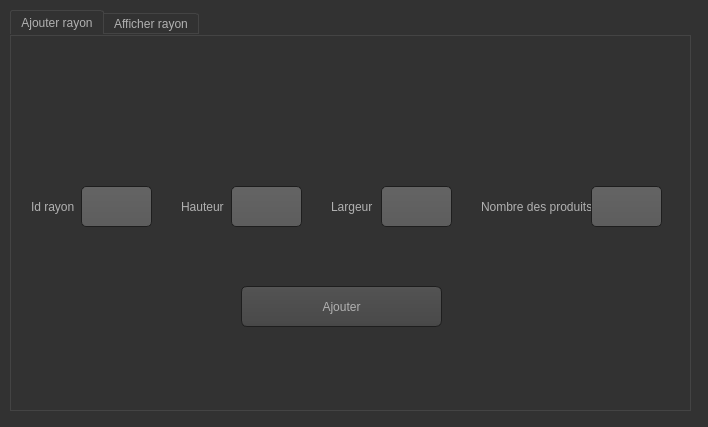
<?xml version="1.0" encoding="UTF-8"?>
<ui version="4.0">
 <class>Rayon</class>
 <widget class="QWidget" name="Rayon">
  <property name="geometry">
   <rect>
    <x>0</x>
    <y>0</y>
    <width>708</width>
    <height>427</height>
   </rect>
  </property>
  <property name="windowTitle">
   <string>Form</string>
  </property>
  <property name="styleSheet">
   <string notr="true">QToolTip
{
     border: 1px solid black;
     background-color: #ffa02f;
     padding: 1px;
     border-radius: 3px;
     opacity: 100;
}

QWidget
{
    color: #b1b1b1;
    background-color: #323232;
}

QWidget:item:hover
{
    background-color: QLinearGradient( x1: 0, y1: 0, x2: 0, y2: 1, stop: 0 #ffa02f, stop: 1 #ca0619);
    color: #000000;
}

QWidget:item:selected
{
    background-color: QLinearGradient( x1: 0, y1: 0, x2: 0, y2: 1, stop: 0 #ffa02f, stop: 1 #d7801a);
}

QMenuBar::item
{
    background: transparent;
}

QMenuBar::item:selected
{
    background: transparent;
    border: 1px solid #ffaa00;
}

QMenuBar::item:pressed
{
    background: #444;
    border: 1px solid #000;
    background-color: QLinearGradient(
        x1:0, y1:0,
        x2:0, y2:1,
        stop:1 #212121,
        stop:0.4 #343434/*,
        stop:0.2 #343434,
        stop:0.1 #ffaa00*/
    );
    margin-bottom:-1px;
    padding-bottom:1px;
}

QMenu
{
    border: 1px solid #000;
}

QMenu::item
{
    padding: 2px 20px 2px 20px;
}

QMenu::item:selected
{
    color: #000000;
}

QWidget:disabled
{
    color: #404040;
    background-color: #323232;
}

QAbstractItemView
{
    background-color: QLinearGradient( x1: 0, y1: 0, x2: 0, y2: 1, stop: 0 #4d4d4d, stop: 0.1 #646464, stop: 1 #5d5d5d);
}

QWidget:focus
{
    /*border: 2px solid QLinearGradient( x1: 0, y1: 0, x2: 0, y2: 1, stop: 0 #ffa02f, stop: 1 #d7801a);*/
}

QLineEdit
{
    background-color: QLinearGradient( x1: 0, y1: 0, x2: 0, y2: 1, stop: 0 #4d4d4d, stop: 0 #646464, stop: 1 #5d5d5d);
    padding: 1px;
    border-style: solid;
    border: 1px solid #1e1e1e;
    border-radius: 5;
}

QPushButton
{
    color: #b1b1b1;
    background-color: QLinearGradient( x1: 0, y1: 0, x2: 0, y2: 1, stop: 0 #565656, stop: 0.1 #525252, stop: 0.5 #4e4e4e, stop: 0.9 #4a4a4a, stop: 1 #464646);
    border-width: 1px;
    border-color: #1e1e1e;
    border-style: solid;
    border-radius: 6;
    padding: 3px;
    font-size: 12px;
    padding-left: 5px;
    padding-right: 5px;
}

QPushButton:pressed
{
    background-color: QLinearGradient( x1: 0, y1: 0, x2: 0, y2: 1, stop: 0 #2d2d2d, stop: 0.1 #2b2b2b, stop: 0.5 #292929, stop: 0.9 #282828, stop: 1 #252525);
}

QComboBox
{
    selection-background-color: #ffaa00;
    background-color: QLinearGradient( x1: 0, y1: 0, x2: 0, y2: 1, stop: 0 #565656, stop: 0.1 #525252, stop: 0.5 #4e4e4e, stop: 0.9 #4a4a4a, stop: 1 #464646);
    border-style: solid;
    border: 1px solid #1e1e1e;
    border-radius: 5;
}

QComboBox:hover,QPushButton:hover
{
    border: 2px solid QLinearGradient( x1: 0, y1: 0, x2: 0, y2: 1, stop: 0 #ffa02f, stop: 1 #d7801a);
}


QComboBox:on
{
    padding-top: 3px;
    padding-left: 4px;
    background-color: QLinearGradient( x1: 0, y1: 0, x2: 0, y2: 1, stop: 0 #2d2d2d, stop: 0.1 #2b2b2b, stop: 0.5 #292929, stop: 0.9 #282828, stop: 1 #252525);
    selection-background-color: #ffaa00;
}

QComboBox QAbstractItemView
{
    border: 2px solid darkgray;
    selection-background-color: QLinearGradient( x1: 0, y1: 0, x2: 0, y2: 1, stop: 0 #ffa02f, stop: 1 #d7801a);
}

QComboBox::drop-down
{
     subcontrol-origin: padding;
     subcontrol-position: top right;
     width: 15px;

     border-left-width: 0px;
     border-left-color: darkgray;
     border-left-style: solid; /* just a single line */
     border-top-right-radius: 3px; /* same radius as the QComboBox */
     border-bottom-right-radius: 3px;
 }

QComboBox::down-arrow
{
     image: url(:/down_arrow.png);
}

QGroupBox:focus
{
border: 2px solid QLinearGradient( x1: 0, y1: 0, x2: 0, y2: 1, stop: 0 #ffa02f, stop: 1 #d7801a);
}

QTextEdit:focus
{
    border: 2px solid QLinearGradient( x1: 0, y1: 0, x2: 0, y2: 1, stop: 0 #ffa02f, stop: 1 #d7801a);
}

QScrollBar:horizontal {
     border: 1px solid #222222;
     background: QLinearGradient( x1: 0, y1: 0, x2: 0, y2: 1, stop: 0.0 #121212, stop: 0.2 #282828, stop: 1 #484848);
     height: 7px;
     margin: 0px 16px 0 16px;
}

QScrollBar::handle:horizontal
{
      background: QLinearGradient( x1: 0, y1: 0, x2: 1, y2: 0, stop: 0 #ffa02f, stop: 0.5 #d7801a, stop: 1 #ffa02f);
      min-height: 20px;
      border-radius: 2px;
}

QScrollBar::add-line:horizontal {
      border: 1px solid #1b1b19;
      border-radius: 2px;
      background: QLinearGradient( x1: 0, y1: 0, x2: 1, y2: 0, stop: 0 #ffa02f, stop: 1 #d7801a);
      width: 14px;
      subcontrol-position: right;
      subcontrol-origin: margin;
}

QScrollBar::sub-line:horizontal {
      border: 1px solid #1b1b19;
      border-radius: 2px;
      background: QLinearGradient( x1: 0, y1: 0, x2: 1, y2: 0, stop: 0 #ffa02f, stop: 1 #d7801a);
      width: 14px;
     subcontrol-position: left;
     subcontrol-origin: margin;
}

QScrollBar::right-arrow:horizontal, QScrollBar::left-arrow:horizontal
{
      border: 1px solid black;
      width: 1px;
      height: 1px;
      background: white;
}

QScrollBar::add-page:horizontal, QScrollBar::sub-page:horizontal
{
      background: none;
}

QScrollBar:vertical
{
      background: QLinearGradient( x1: 0, y1: 0, x2: 1, y2: 0, stop: 0.0 #121212, stop: 0.2 #282828, stop: 1 #484848);
      width: 7px;
      margin: 16px 0 16px 0;
      border: 1px solid #222222;
}

QScrollBar::handle:vertical
{
      background: QLinearGradient( x1: 0, y1: 0, x2: 0, y2: 1, stop: 0 #ffa02f, stop: 0.5 #d7801a, stop: 1 #ffa02f);
      min-height: 20px;
      border-radius: 2px;
}

QScrollBar::add-line:vertical
{
      border: 1px solid #1b1b19;
      border-radius: 2px;
      background: QLinearGradient( x1: 0, y1: 0, x2: 0, y2: 1, stop: 0 #ffa02f, stop: 1 #d7801a);
      height: 14px;
      subcontrol-position: bottom;
      subcontrol-origin: margin;
}

QScrollBar::sub-line:vertical
{
      border: 1px solid #1b1b19;
      border-radius: 2px;
      background: QLinearGradient( x1: 0, y1: 0, x2: 0, y2: 1, stop: 0 #d7801a, stop: 1 #ffa02f);
      height: 14px;
      subcontrol-position: top;
      subcontrol-origin: margin;
}

QScrollBar::up-arrow:vertical, QScrollBar::down-arrow:vertical
{
      border: 1px solid black;
      width: 1px;
      height: 1px;
      background: white;
}


QScrollBar::add-page:vertical, QScrollBar::sub-page:vertical
{
      background: none;
}

QTextEdit
{
    background-color: #242424;
}

QPlainTextEdit
{
    background-color: #242424;
}

QHeaderView::section
{
    background-color: QLinearGradient(x1:0, y1:0, x2:0, y2:1, stop:0 #616161, stop: 0.5 #505050, stop: 0.6 #434343, stop:1 #656565);
    color: white;
    padding-left: 4px;
    border: 1px solid #6c6c6c;
}

QCheckBox:disabled
{
color: #414141;
}

QDockWidget::title
{
    text-align: center;
    spacing: 3px; /* spacing between items in the tool bar */
    background-color: QLinearGradient(x1:0, y1:0, x2:0, y2:1, stop:0 #323232, stop: 0.5 #242424, stop:1 #323232);
}

QDockWidget::close-button, QDockWidget::float-button
{
    text-align: center;
    spacing: 1px; /* spacing between items in the tool bar */
    background-color: QLinearGradient(x1:0, y1:0, x2:0, y2:1, stop:0 #323232, stop: 0.5 #242424, stop:1 #323232);
}

QDockWidget::close-button:hover, QDockWidget::float-button:hover
{
    background: #242424;
}

QDockWidget::close-button:pressed, QDockWidget::float-button:pressed
{
    padding: 1px -1px -1px 1px;
}

QMainWindow::separator
{
    background-color: QLinearGradient(x1:0, y1:0, x2:0, y2:1, stop:0 #161616, stop: 0.5 #151515, stop: 0.6 #212121, stop:1 #343434);
    color: white;
    padding-left: 4px;
    border: 1px solid #4c4c4c;
    spacing: 3px; /* spacing between items in the tool bar */
}

QMainWindow::separator:hover
{

    background-color: QLinearGradient(x1:0, y1:0, x2:0, y2:1, stop:0 #d7801a, stop:0.5 #b56c17 stop:1 #ffa02f);
    color: white;
    padding-left: 4px;
    border: 1px solid #6c6c6c;
    spacing: 3px; /* spacing between items in the tool bar */
}

QToolBar::handle
{
     spacing: 3px; /* spacing between items in the tool bar */
     background: url(:/images/handle.png);
}

QMenu::separator
{
    height: 2px;
    background-color: QLinearGradient(x1:0, y1:0, x2:0, y2:1, stop:0 #161616, stop: 0.5 #151515, stop: 0.6 #212121, stop:1 #343434);
    color: white;
    padding-left: 4px;
    margin-left: 10px;
    margin-right: 5px;
}

QProgressBar
{
    border: 2px solid grey;
    border-radius: 5px;
    text-align: center;
}

QProgressBar::chunk
{
    background-color: #d7801a;
    width: 2.15px;
    margin: 0.5px;
}

QTabBar::tab {
    color: #b1b1b1;
    border: 1px solid #444;
    border-bottom-style: none;
    background-color: #323232;
    padding-left: 10px;
    padding-right: 10px;
    padding-top: 3px;
    padding-bottom: 2px;
    margin-right: -1px;
}

QTabWidget::pane {
    border: 1px solid #444;
    top: 1px;
}

QTabBar::tab:last
{
    margin-right: 0; /* the last selected tab has nothing to overlap with on the right */
    border-top-right-radius: 3px;
}

QTabBar::tab:first:!selected
{
 margin-left: 0px; /* the last selected tab has nothing to overlap with on the right */


    border-top-left-radius: 3px;
}

QTabBar::tab:!selected
{
    color: #b1b1b1;
    border-bottom-style: solid;
    margin-top: 3px;
    background-color: QLinearGradient(x1:0, y1:0, x2:0, y2:1, stop:1 #212121, stop:.4 #343434);
}

QTabBar::tab:selected
{
    border-top-left-radius: 3px;
    border-top-right-radius: 3px;
    margin-bottom: 0px;
}

QTabBar::tab:!selected:hover
{
    /*border-top: 2px solid #ffaa00;
    padding-bottom: 3px;*/
    border-top-left-radius: 3px;
    border-top-right-radius: 3px;
    background-color: QLinearGradient(x1:0, y1:0, x2:0, y2:1, stop:1 #212121, stop:0.4 #343434, stop:0.2 #343434, stop:0.1 #ffaa00);
}

QRadioButton::indicator:checked, QRadioButton::indicator:unchecked{
    color: #b1b1b1;
    background-color: #323232;
    border: 1px solid #b1b1b1;
    border-radius: 6px;
}

QRadioButton::indicator:checked
{
    background-color: qradialgradient(
        cx: 0.5, cy: 0.5,
        fx: 0.5, fy: 0.5,
        radius: 1.0,
        stop: 0.25 #ffaa00,
        stop: 0.3 #323232
    );
}

QCheckBox::indicator{
    color: #b1b1b1;
    background-color: #323232;
    border: 1px solid #b1b1b1;
    width: 9px;
    height: 9px;
}

QRadioButton::indicator
{
    border-radius: 6px;
}

QRadioButton::indicator:hover, QCheckBox::indicator:hover
{
    border: 1px solid #ffaa00;
}

QCheckBox::indicator:checked
{
    image:url(:/images/checkbox.png);
}

QCheckBox::indicator:disabled, QRadioButton::indicator:disabled
{
    border: 1px solid #444;
}</string>
  </property>
  <widget class="QTabWidget" name="tabWidget">
   <property name="geometry">
    <rect>
     <x>10</x>
     <y>10</y>
     <width>681</width>
     <height>401</height>
    </rect>
   </property>
   <property name="currentIndex">
    <number>0</number>
   </property>
   <widget class="QWidget" name="tab_2">
    <attribute name="title">
     <string>Ajouter rayon</string>
    </attribute>
    <widget class="QLabel" name="label_4">
     <property name="geometry">
      <rect>
       <x>20</x>
       <y>160</y>
       <width>61</width>
       <height>21</height>
      </rect>
     </property>
     <property name="text">
      <string>Id rayon</string>
     </property>
    </widget>
    <widget class="QLabel" name="label_5">
     <property name="geometry">
      <rect>
       <x>170</x>
       <y>160</y>
       <width>61</width>
       <height>21</height>
      </rect>
     </property>
     <property name="text">
      <string>Hauteur</string>
     </property>
    </widget>
    <widget class="QLabel" name="label_6">
     <property name="geometry">
      <rect>
       <x>320</x>
       <y>160</y>
       <width>61</width>
       <height>21</height>
      </rect>
     </property>
     <property name="text">
      <string>Largeur</string>
     </property>
    </widget>
    <widget class="QLabel" name="label_7">
     <property name="geometry">
      <rect>
       <x>470</x>
       <y>160</y>
       <width>121</width>
       <height>21</height>
      </rect>
     </property>
     <property name="text">
      <string>Nombre des produits</string>
     </property>
    </widget>
    <widget class="QLineEdit" name="id">
     <property name="geometry">
      <rect>
       <x>70</x>
       <y>150</y>
       <width>71</width>
       <height>41</height>
      </rect>
     </property>
    </widget>
    <widget class="QLineEdit" name="hauteur">
     <property name="geometry">
      <rect>
       <x>220</x>
       <y>150</y>
       <width>71</width>
       <height>41</height>
      </rect>
     </property>
    </widget>
    <widget class="QLineEdit" name="largeur">
     <property name="geometry">
      <rect>
       <x>370</x>
       <y>150</y>
       <width>71</width>
       <height>41</height>
      </rect>
     </property>
    </widget>
    <widget class="QLineEdit" name="nb">
     <property name="geometry">
      <rect>
       <x>580</x>
       <y>150</y>
       <width>71</width>
       <height>41</height>
      </rect>
     </property>
    </widget>
    <widget class="QPushButton" name="ajouter_2">
     <property name="geometry">
      <rect>
       <x>230</x>
       <y>250</y>
       <width>201</width>
       <height>41</height>
      </rect>
     </property>
     <property name="text">
      <string>Ajouter</string>
     </property>
     <property name="flat">
      <bool>true</bool>
     </property>
    </widget>
   </widget>
   <widget class="QWidget" name="ajouter">
    <attribute name="title">
     <string>Afficher rayon</string>
    </attribute>
    <widget class="QTableWidget" name="AfficherR">
     <property name="geometry">
      <rect>
       <x>20</x>
       <y>100</y>
       <width>431</width>
       <height>181</height>
      </rect>
     </property>
     <column>
      <property name="text">
       <string>Idrayon</string>
      </property>
     </column>
     <column>
      <property name="text">
       <string>Hauteur</string>
      </property>
     </column>
     <column>
      <property name="text">
       <string>Largeur</string>
      </property>
     </column>
     <column>
      <property name="text">
       <string>Nbproduit</string>
      </property>
     </column>
    </widget>
    <widget class="QPushButton" name="modifier">
     <property name="geometry">
      <rect>
       <x>20</x>
       <y>310</y>
       <width>141</width>
       <height>51</height>
      </rect>
     </property>
     <property name="text">
      <string>Modifier</string>
     </property>
     <property name="flat">
      <bool>true</bool>
     </property>
    </widget>
    <widget class="QPushButton" name="supprimer">
     <property name="geometry">
      <rect>
       <x>180</x>
       <y>310</y>
       <width>141</width>
       <height>51</height>
      </rect>
     </property>
     <property name="text">
      <string>Supprimer</string>
     </property>
     <property name="flat">
      <bool>true</bool>
     </property>
    </widget>
    <widget class="QPushButton" name="tricroissant">
     <property name="geometry">
      <rect>
       <x>340</x>
       <y>310</y>
       <width>141</width>
       <height>51</height>
      </rect>
     </property>
     <property name="text">
      <string>Tri Croissant</string>
     </property>
     <property name="flat">
      <bool>true</bool>
     </property>
    </widget>
    <widget class="QPushButton" name="tridecroissant">
     <property name="geometry">
      <rect>
       <x>500</x>
       <y>310</y>
       <width>141</width>
       <height>51</height>
      </rect>
     </property>
     <property name="text">
      <string>Tri Decroissant</string>
     </property>
     <property name="flat">
      <bool>true</bool>
     </property>
    </widget>
    <widget class="QLabel" name="label_9">
     <property name="geometry">
      <rect>
       <x>500</x>
       <y>120</y>
       <width>61</width>
       <height>21</height>
      </rect>
     </property>
     <property name="text">
      <string>Id rayon</string>
     </property>
    </widget>
    <widget class="QLabel" name="label_11">
     <property name="geometry">
      <rect>
       <x>500</x>
       <y>160</y>
       <width>61</width>
       <height>21</height>
      </rect>
     </property>
     <property name="text">
      <string>Hauteur</string>
     </property>
    </widget>
    <widget class="QLabel" name="label_12">
     <property name="geometry">
      <rect>
       <x>500</x>
       <y>200</y>
       <width>61</width>
       <height>21</height>
      </rect>
     </property>
     <property name="text">
      <string>Largeur</string>
     </property>
    </widget>
    <widget class="QLabel" name="label_13">
     <property name="geometry">
      <rect>
       <x>500</x>
       <y>240</y>
       <width>121</width>
       <height>21</height>
      </rect>
     </property>
     <property name="text">
      <string>Nombre des produits</string>
     </property>
    </widget>
    <widget class="QLineEdit" name="ecrire">
     <property name="geometry">
      <rect>
       <x>20</x>
       <y>50</y>
       <width>91</width>
       <height>21</height>
      </rect>
     </property>
     <property name="frame">
      <bool>true</bool>
     </property>
    </widget>
    <widget class="QComboBox" name="recherche">
     <property name="geometry">
      <rect>
       <x>130</x>
       <y>40</y>
       <width>101</width>
       <height>41</height>
      </rect>
     </property>
     <item>
      <property name="text">
       <string>IDRAYON</string>
      </property>
     </item>
     <item>
      <property name="text">
       <string>HAUTEUR</string>
      </property>
     </item>
     <item>
      <property name="text">
       <string>LARGEUR</string>
      </property>
     </item>
     <item>
      <property name="text">
       <string>NBPRODUIT</string>
      </property>
     </item>
    </widget>
    <widget class="QPushButton" name="chercher">
     <property name="geometry">
      <rect>
       <x>250</x>
       <y>40</y>
       <width>201</width>
       <height>41</height>
      </rect>
     </property>
     <property name="text">
      <string>Rechercher</string>
     </property>
     <property name="flat">
      <bool>true</bool>
     </property>
    </widget>
    <widget class="QLineEdit" name="id_2">
     <property name="geometry">
      <rect>
       <x>610</x>
       <y>120</y>
       <width>41</width>
       <height>21</height>
      </rect>
     </property>
    </widget>
    <widget class="QLineEdit" name="hauteur_2">
     <property name="geometry">
      <rect>
       <x>610</x>
       <y>160</y>
       <width>41</width>
       <height>21</height>
      </rect>
     </property>
    </widget>
    <widget class="QLineEdit" name="largeur_2">
     <property name="geometry">
      <rect>
       <x>610</x>
       <y>200</y>
       <width>41</width>
       <height>21</height>
      </rect>
     </property>
    </widget>
    <widget class="QLineEdit" name="nb_2">
     <property name="geometry">
      <rect>
       <x>610</x>
       <y>240</y>
       <width>41</width>
       <height>20</height>
      </rect>
     </property>
    </widget>
   </widget>
  </widget>
 </widget>
 <resources/>
 <connections/>
</ui>
